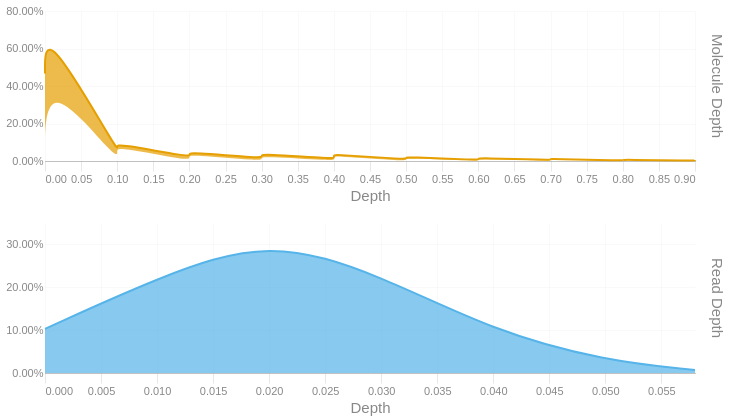

Notebook cell for this chart:
### Code cell
readdep = depth_hist(tb['Read Depth'], q99, 3)
readdep = readdep.with_columns(pl.lit('Read Depth').alias('Metric'))
if not SKIPLR:
    moldep = depth_hist(tb['Molecule Depth'], mol_q99, 1)
    moldep = moldep.with_columns(pl.lit('Molecule Depth').alias('Metric'))
    _hist = pl.concat([readdep, moldep])
    _hist = _hist.filter(pl.col('Proportion') != 0)
    with SafeRender(_hist):
        (
            alt.Chart(_hist)        
            .mark_area(interpolate = "basis")
            .encode(
                x=alt.X('Bin:Q').scale(domainMin=0).axis(alt.Axis(title='Depth')),
                y = alt.Y('Proportion:Q', title = None).axis(format = '.2%'),
                color = alt.Color('Metric:N').legend(None),
                row = alt.Row("Metric:N").header(title = None, labelOrient = 'right'),
                tooltip = [
                    alt.Tooltip("Metric:N", title = "Metric"),
                    alt.Tooltip('Interval:N', title = "Depth Interval"),
                    alt.Tooltip('Proportion:Q', title = "% Alignments").format('.2%')
                ]
            )
            .resolve_scale(x='independent', y='independent')
            .properties(
                height = 150, width = 650,
                usermeta={'embedOptions': {'downloadFileName': f'{samplename}.depth.hist'}}
            )
        ).display()
else:
    readdep = readdep.filter(pl.col('Proportion') != 0)
    with SafeRender(readdep):
        (
            alt.Chart(readdep)        
            .mark_area(interpolate = "basis")
            .encode(
                x=alt.X('Bin:Q').scale(domainMin=0).axis(alt.Axis(title='Depth')),
                y = alt.Y('Proportion:Q', title = None).axis(format = '.2%'),
                tooltip = [
                    alt.Tooltip('Interval:N', title = "Depth Interval"),
                    alt.Tooltip('Proportion:Q', title = "% Alignments").format('.2%')
                ]
            )
            .properties(
                usermeta={'embedOptions': {'downloadFileName': f'{samplename}.depth.hist'}}
            )
        ).display()

### Figure 1 — Vega-Lite specification as saved in the notebook (floating-point values rounded to 4 significant figures)
{"width": 650, "height": 150, "config": {"title": {"anchor": "start", "dy": -15, "fontSize": 18, "color": "#888888", "subtitleColor": "#888888", "subtitleFontSize": 14}, "arc": {"fill": "#0072B2"}, "axis": {"domainColor": "#888888", "domainWidth": 0.5, "gridWidth": 0.2, "grid": false, "titleFontWeight": 400, "titleFontSize": 15, "labelFontSize": 11, "labelColor": "#888888", "tickColor": "#888888", "tickWidth": 0.2, "titleColor": "#888888"}, "axisBand": {"grid": false}, "axisX": {"grid": true, "tickSize": 10, "domainCap": "round"}, "axisY": {"domain": false, "grid": true, "tickSize": 0, "domainCap": "round"}, "background": "transparent", "header": {"labelFontSize": 15, "labelColor": "#888888", "titleFontSize": 15, "titleFontWeight": 600, "titleColor": "#888888"}, "legend": {"labelFont": "sans-serif", "labelFontSize": 12, "labelColor": "#888888", "symbolSize": 100, "symbolType": "circle", "titleFontSize": 12, "titlePadding": 10, "titleColor": "#888888", "title": null}, "range": {"category": ["#E69F00", "#56B4E9", "#009E73", "#F0E442", "#0072B2", "#D55E00", "#CC79A7", "#000000"], "diverging": ["#cfe8f3", "#a2d4ec", "#73bfe2", "#46abdb", "#1696d2", "#12719e"]}, "area": {"fill": "#0072B2", "fillOpacity": 0.7, "line": true, "strokeOpacity": 0.7}, "line": {"color": "#0072B2", "stroke": "#0072B2", "strokeWidth": 2}, "trail": {"color": "#0072B2", "stroke": "#0072B2", "strokeWidth": 0, "size": 1}, "point": {"filled": true, "fillOpacity": 1.0, "size": 95}, "text": {"color": "#888888", "fontSize": 11, "align": "right", "fontWeight": 400, "size": 11}, "bar": {"fill": "#0072B2", "stroke": null}, "view": {"stroke": null, "continuousWidth": 660, "continuousHeight": 400}}, "data": {"name": "data-b250472c3cbbb3200766643ada6f48dd"}, "mark": {"type": "area", "interpolate": "basis"}, "encoding": {"color": {"field": "Metric", "legend": null, "type": "nominal"}, "row": {"field": "Metric", "header": {"title": null, "labelOrient": "right"}, "type": "nominal"}, "tooltip": [{"field": "Metric", "title": "Metric", "type": "nominal"}, {"field": "Interval", "title": "Depth Interval", "type": "nominal"}, {"field": "Proportion", "format": ".2%", "title": "% Alignments", "type": "quantitative"}], "x": {"axis": {"title": "Depth"}, "field": "Bin", "scale": {"domainMin": 0}, "type": "quantitative"}, "y": {"axis": {"format": ".2%"}, "field": "Proportion", "title": null, "type": "quantitative"}}, "resolve": {"scale": {"x": "independent", "y": "independent"}}, "usermeta": {"embedOptions": {"downloadFileName": "S5_Connecticut_995.depth.hist"}}, "$schema": "https://vega.github.io/schema/vega-lite/v6.1.0.json", "datasets": {"data-b250472c3cbbb3200766643ada6f48dd": [{"Bin": 0.0, "Interval": "0.0-0.002", "Proportion": 0.103, "Metric": "Read Depth"}, {"Bin": 0.01, "Interval": "0.01-0.012", "Proportion": 0.222, "Metric": "Read Depth"}, {"Bin": 0.02, "Interval": "0.02-0.022", "Proportion": 0.315, "Metric": "Read Depth"}, {"Bin": 0.03, "Interval": "0.03-0.032", "Proportion": 0.227, "Metric": "Read Depth"}, {"Bin": 0.04, "Interval": "0.04-0.042", "Proportion": 0.098, "Metric": "Read Depth"}, {"Bin": 0.05, "Interval": "0.05-0.052", "Proportion": 0.028, "Metric": "Read Depth"}, {"Bin": 0.058, "Interval": "0.058-0.06", "Proportion": 0.007, "Metric": "Read Depth"}, {"Bin": 0.0, "Interval": "0.0-0.0", "Proportion": 0.467, "Metric": "Molecule Depth"}, {"Bin": 0.0, "Interval": "0.0-0.1", "Proportion": 0.253, "Metric": "Molecule Depth"}, {"Bin": 0.1, "Interval": "0.1-0.1", "Proportion": 0.054, "Metric": "Molecule Depth"}, {"Bin": 0.1, "Interval": "0.1-0.1", "Proportion": 0.022, "Metric": "Molecule Depth"}, {"Bin": 0.1, "Interval": "0.1-0.2", "Proportion": 0.017, "Metric": "Molecule Depth"}, {"Bin": 0.2, "Interval": "0.2-0.2", "Proportion": 0.021, "Metric": "Molecule Depth"}, {"Bin": 0.2, "Interval": "0.2-0.2", "Proportion": 0.014, "Metric": "Molecule Depth"}, {"Bin": 0.2, "Interval": "0.2-0.3", "Proportion": 0.012, "Metric": "Molecule Depth"}, {"Bin": 0.3, "Interval": "0.3-0.3", "Proportion": 0.014, "Metric": "Molecule Depth"}, {"Bin": 0.3, "Interval": "0.3-0.3", "Proportion": 0.012, "Metric": "Molecule Depth"}, {"Bin": 0.3, "Interval": "0.3-0.4", "Proportion": 0.013, "Metric": "Molecule Depth"}, {"Bin": 0.4, "Interval": "0.4-0.4", "Proportion": 0.011, "Metric": "Molecule Depth"}, {"Bin": 0.4, "Interval": "0.4-0.4", "Proportion": 0.009, "Metric": "Molecule Depth"}, {"Bin": 0.4, "Interval": "0.4-0.4", "Proportion": 0.008, "Metric": "Molecule Depth"}, {"Bin": 0.4, "Interval": "0.4-0.5", "Proportion": 0.008, "Metric": "Molecule Depth"}, {"Bin": 0.5, "Interval": "0.5-0.5", "Proportion": 0.008, "Metric": "Molecule Depth"}, {"Bin": 0.5, "Interval": "0.5-0.5", "Proportion": 0.008, "Metric": "Molecule Depth"}, {"Bin": 0.5, "Interval": "0.5-0.6", "Proportion": 0.006, "Metric": "Molecule Depth"}, {"Bin": 0.6, "Interval": "0.6-0.6", "Proportion": 0.005, "Metric": "Molecule Depth"}, {"Bin": 0.6, "Interval": "0.6-0.6", "Proportion": 0.005, "Metric": "Molecule Depth"}, {"Bin": 0.6, "Interval": "0.6-0.7", "Proportion": 0.007, "Metric": "Molecule Depth"}, {"Bin": 0.7, "Interval": "0.7-0.7", "Proportion": 0.005, "Metric": "Molecule Depth"}, {"Bin": 0.7, "Interval": "0.7-0.7", "Proportion": 0.004, "Metric": "Molecule Depth"}, {"Bin": 0.7, "Interval": "0.7-0.8", "Proportion": 0.003, "Metric": "Molecule Depth"}, {"Bin": 0.8, "Interval": "0.8-0.8", "Proportion": 0.002, "Metric": "Molecule Depth"}, {"Bin": 0.8, "Interval": "0.8-0.8", "Proportion": 0.003, "Metric": "Molecule Depth"}, {"Bin": 0.8, "Interval": "0.8-0.9", "Proportion": 0.002, "Metric": "Molecule Depth"}, {"Bin": 0.9, "Interval": "0.9-0.9", "Proportion": 0.002, "Metric": "Molecule Depth"}, {"Bin": 0.9, "Interval": "0.9-0.9", "Proportion": 0.002, "Metric": "Molecule Depth"}, {"Bin": 0.9, "Interval": "0.9-0.96", "Proportion": 0.002, "Metric": "Molecule Depth"}]}}
